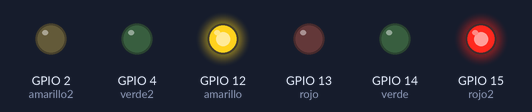
A sketch run on a simulated ESP32. Shown: output pins drawn as LEDs (lit = HIGH).

Above: at 0.7 s.
At 3.2 s:
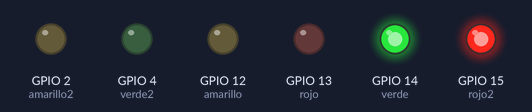
At 6.7 s:
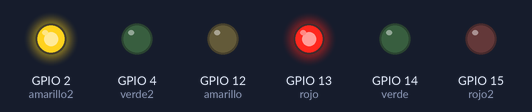
At 9.2 s:
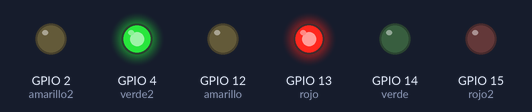
Timing chart, 0 to 15.8 s (numbered marks = the images above):
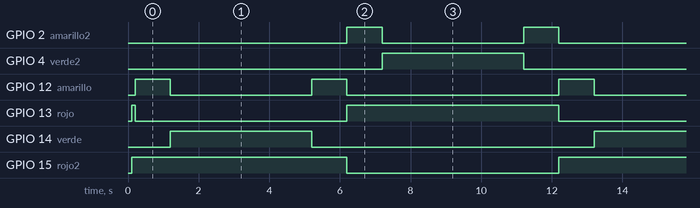

Measured:
- by itself, GPIO 2 (amarillo2), GPIO 12 (amarillo): repeats every 12.0 s: LOW 4.0 s, HIGH 1.0 s, LOW 6.0 s, HIGH 1.0 s
- by itself, GPIO 4 (verde2), GPIO 14 (verde): alternates HIGH for 4.0 s and LOW for 8.0 s
- by itself, GPIO 13 (rojo), GPIO 15 (rojo2): alternates HIGH for 6.0 s and LOW for 6.0 s

The sketch:

Ejercicio3.ino
```cpp
#define verde 14       // LED verde del semáforo 1
#define amarillo 12    // LED amarillo del semáforo 1
#define rojo 13        // LED rojo del semáforo 1

#define verde2 4       // LED verde del semáforo 2
#define amarillo2 2    // LED amarillo del semáforo 2
#define rojo2 15       // LED rojo del semáforo 2

SemaphoreHandle_t semaforo;  // Semáforo (mutex) para sincronizar las tareas

// Tarea auxiliar que imprime el core en el que se está ejecutando
void tarea(void *parameter) {
  int core = xPortGetCoreID();
  Serial.print("Hola profe, estoy en el core ");
  Serial.println(core);

  while (1) {
    vTaskDelay(pdMS_TO_TICKS(1000));
  }
}

// Controla la secuencia del semáforo 1 usando el semáforo para sincronizar
void semaforo1(void *parameter) {
  while (1) {
    if (xSemaphoreTake(semaforo, portMAX_DELAY) == pdTRUE) {
      digitalWrite(rojo, LOW);
      digitalWrite(amarillo, HIGH);
      vTaskDelay(pdMS_TO_TICKS(1000));

      digitalWrite(amarillo, LOW);
      digitalWrite(verde, HIGH);
      vTaskDelay(pdMS_TO_TICKS(4000));

      digitalWrite(verde, LOW);
      digitalWrite(amarillo, HIGH);
      vTaskDelay(pdMS_TO_TICKS(1000));

      digitalWrite(amarillo, LOW);
      digitalWrite(rojo, HIGH);
      xSemaphoreGive(semaforo);
      vTaskDelay(pdMS_TO_TICKS(1));
    }
  }
}

// Controla la secuencia del semáforo 2 de forma sincronizada con semáforo1
void semaforo2(void *parameter) {
  while (1) {
    if (xSemaphoreTake(semaforo, portMAX_DELAY) == pdTRUE) {
      digitalWrite(rojo2, LOW);
      digitalWrite(amarillo2, HIGH);
      vTaskDelay(pdMS_TO_TICKS(1000));

      digitalWrite(amarillo2, LOW);
      digitalWrite(verde2, HIGH);
      vTaskDelay(pdMS_TO_TICKS(4000));

      digitalWrite(verde2, LOW);
      digitalWrite(amarillo2, HIGH);
      vTaskDelay(pdMS_TO_TICKS(1000));

      digitalWrite(amarillo2, LOW);
      digitalWrite(rojo2, HIGH);

      xSemaphoreGive(semaforo);
      vTaskDelay(pdMS_TO_TICKS(1));
    }
  }
}

void setup() {
  Serial.begin(115200);  // Inicializa comunicación serie
  delay(100);            // Espera a que Serial esté listo

  semaforo = xSemaphoreCreateMutex();  // Crea el mutex

  // Configura pines como salidas
  pinMode(verde, OUTPUT);
  pinMode(amarillo, OUTPUT);
  pinMode(rojo, OUTPUT);
  pinMode(verde2, OUTPUT);
  pinMode(amarillo2, OUTPUT);
  pinMode(rojo2, OUTPUT);

  digitalWrite(rojo, HIGH);   // Inicia semáforo 1 en rojo
  digitalWrite(rojo2, HIGH);  // Inicia semáforo 2 en rojo
  delay(100);

  xTaskCreatePinnedToCore(
    semaforo1,     // Función que ejecuta la tarea
    "Task_Core2",  // Nombre de la tarea
    4096,          // Tamaño del stack en palabras
    NULL,          // Parámetro que se le pasa a la tarea
    1,             // Prioridad de la tarea
    NULL,          // Handle (opcional, no lo usamos aquí)
    0              // Core donde queremos que corra la tarea (0 o 1)
  );

  xTaskCreatePinnedToCore(
    semaforo2,     // Función que ejecuta la tarea
    "Task_Core2",  // Nombre de la tarea
    4096,          // Tamaño del stack en palabras
    NULL,          // Parámetro que se le pasa a la tarea
    2,             // Prioridad de la tarea
    NULL,          // Handle (opcional, no lo usamos aquí)
    1              // Core donde queremos que corra la tarea (0 o 1)
  );
}

void loop() {
}
```
